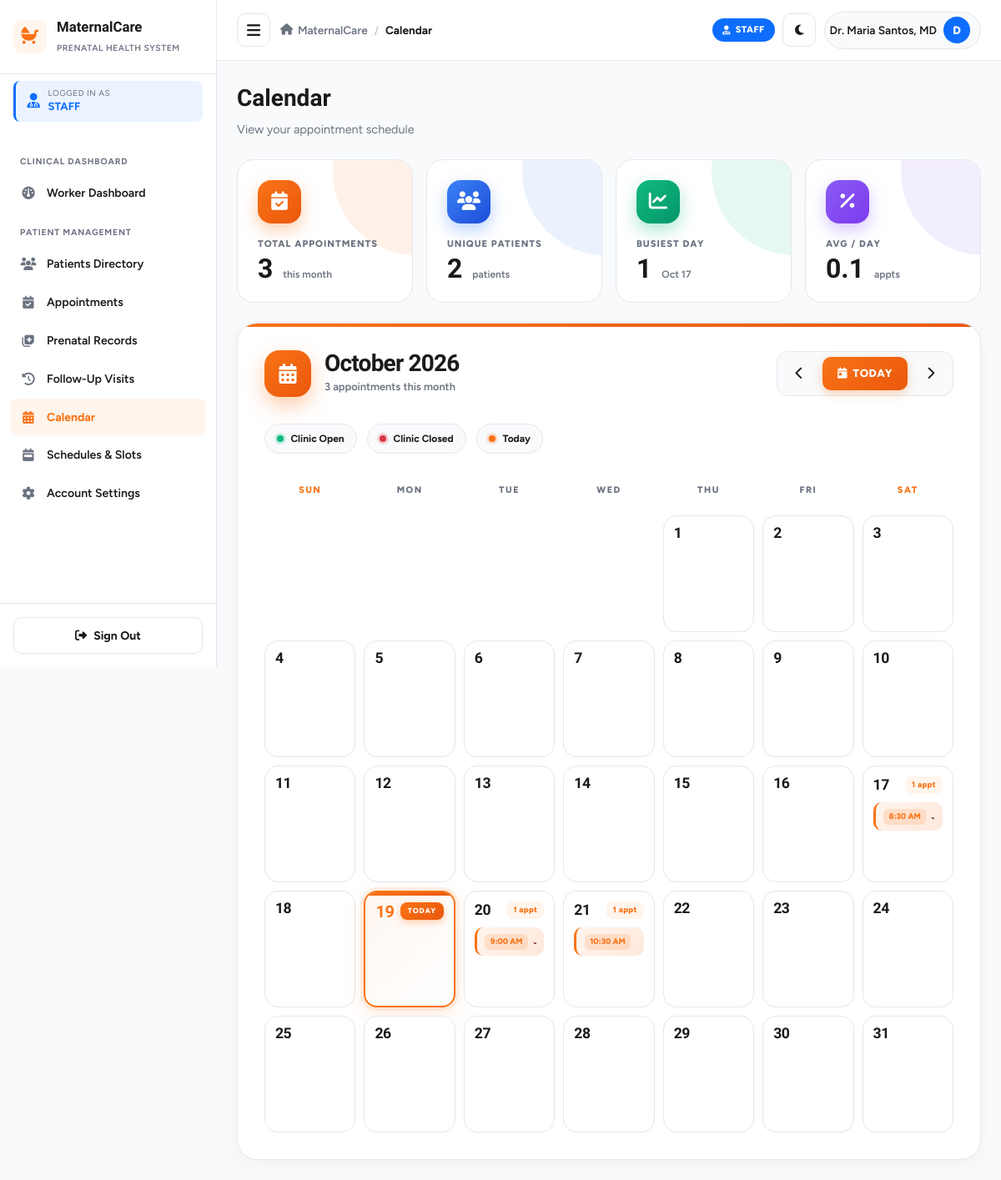
Screenshot of /worker_calendar.php (signed in) with the database file from the repository.
### tables this page shows
CREATE TABLE IF NOT EXISTS `appointments` (
    `id` INT AUTO_INCREMENT PRIMARY KEY,
    `appointment_code` VARCHAR(20) NOT NULL UNIQUE,
    `patient_id` INT NOT NULL,
    `service_id` INT NOT NULL,
    `healthcare_worker_id` INT DEFAULT NULL,
    `appointment_date` DATE NOT NULL,
    `appointment_time` TIME NOT NULL,
    `status` ENUM('pending', 'confirmed', 'completed', 'cancelled', 'missed') NOT NULL DEFAULT 'pending',
    `notes` TEXT DEFAULT NULL,
    `room` VARCHAR(100) DEFAULT NULL,
    `worker_notified` TINYINT(1) NOT NULL DEFAULT 0,
    `worker_confirmed_at` DATETIME DEFAULT NULL,
    `created_at` TIMESTAMP DEFAULT CURRENT_TIMESTAMP,
    `updated_at` TIMESTAMP DEFAULT CURRENT_TIMESTAMP ON UPDATE CURRENT_TIMESTAMP,
    INDEX `idx_appt_date_service` (`appointment_date`, `service_id`, `status`),
    FOREIGN KEY (`patient_id`) REFERENCES `patients`(`id`) ON DELETE CASCADE,
    FOREIGN KEY (`service_id`) REFERENCES `services`(`id`) ON DELETE RESTRICT,
    FOREIGN KEY (`healthcare_worker_id`) REFERENCES `users`(`id`) ON DELETE SET NULL
);

### config.php (called while the page is built, shortened)
<?php
function sanitize($data) {
    return htmlspecialchars(trim((string)$data), ENT_QUOTES, 'UTF-8');
}

### worker_calendar.php (the view, shortened to what this page needs)
<?php
require_once __DIR__ . '/config.php';
$userId = getCurrentUserId();
$currentMonth = (int)($_GET['month'] ?? date('n'));
$currentYear = (int)($_GET['year'] ?? date('Y'));
$firstDayOfMonth = mktime(0, 0, 0, $currentMonth, 1, $currentYear);
$daysInMonth = (int)date('t', $firstDayOfMonth);
$firstWeekday = (int)date('w', $firstDayOfMonth);
$monthName = date('F Y', $firstDayOfMonth);
$prevMonth = $currentMonth - 1;
$prevYear = $currentYear;
$nextMonth = $currentMonth + 1;
$nextYear = $currentYear;
$today = date('Y-m-d');
try {
    $db = getDB();
    $startDate = sprintf('%04d-%02d-01', $currentYear, $currentMonth);
    $endDate = sprintf('%04d-%02d-%02d', $currentYear, $currentMonth, $daysInMonth);
    $stmt = $db->prepare("
        SELECT a.*, s.service_name, u.full_name as patient_name, p.patient_code
        FROM appointments a
        JOIN patients p ON a.patient_id = p.id
        JOIN users u ON p.user_id = u.id
        JOIN services s ON a.service_id = s.id
        WHERE a.appointment_date BETWEEN ? AND ?
        AND (a.healthcare_worker_id = ? OR a.healthcare_worker_id IS NULL)
        ORDER BY a.appointment_date ASC, a.appointment_time ASC
    ");
    $stmt->execute([$startDate, $endDate, $userId]);
    $appointments = $stmt->fetchAll();
    $appointmentsByDate = [];
    foreach ($appointments as $appt) {
        $appointmentsByDate[$appt['appointment_date']][] = $appt;
    }
    $totalAppts = count($appointments);
    $totalPatients = count(array_unique(array_column($appointments, 'patient_id')));
    $busiestDay = 0;
    $busiestDate = '';
    foreach ($appointmentsByDate as $date => $appts) {
        if (count($appts) > $busiestDay) {
            $busiestDay = count($appts);
            $busiestDate = $date;
        }
    }
    $stmt = $db->query("SELECT * FROM schedules");
    $schedules = [];
    while ($row = $stmt->fetch()) {
        $schedules[$row['day_of_week']] = $row;
    }
} catch (Exception $e) {
    die("Calendar error: " . $e->getMessage());
}
include __DIR__ . '/../includes/header.php';
?>
<div class="page-header">
    <div class="page-title">
        <h1>Calendar</h1>
        <p>View your appointment schedule</p>
    </div>
</div>
<div class="modern-stats">
    <div class="stat-card-modern orange">
        <div class="stat-icon-modern"><i class="fa-solid fa-calendar-check"></i></div>
        <div class="stat-label-modern">Total Appointments</div>
        <div class="stat-value-modern"><?php echo $totalAppts; ?> <small>this month</small></div>
    </div>
    <div class="stat-card-modern blue">
        <div class="stat-icon-modern"><i class="fa-solid fa-users"></i></div>
        <div class="stat-label-modern">Unique Patients</div>
        <div class="stat-value-modern"><?php echo $totalPatients; ?> <small>patients</small></div>
    </div>
    <div class="stat-card-modern green">
        <div class="stat-icon-modern"><i class="fa-solid fa-chart-line"></i></div>
        <div class="stat-label-modern">Busiest Day</div>
        <div class="stat-value-modern"><?php echo $busiestDay; ?> <small><?php echo $busiestDate ? date('M j', strtotime($busiestDate)) : 'N/A'; ?></small></div>
    </div>
    <div class="stat-card-modern purple">
        <div class="stat-icon-modern"><i class="fa-solid fa-percent"></i></div>
        <div class="stat-label-modern">Avg / Day</div>
        <div class="stat-value-modern"><?php echo $daysInMonth > 0 ? round($totalAppts / $daysInMonth, 1) : 0; ?> <small>appts</small></div>
    </div>
</div>
<div class="calendar-wrapper-modern">
    <div class="cal-header-modern">
        <div class="cal-title-modern">
            <div class="cal-icon-modern">
                <i class="fa-solid fa-calendar-days"></i>
            </div>
            <div class="cal-title-text-modern">
                <h2><?php echo $monthName; ?></h2>
                <small><?php echo $totalAppts; ?> appointments this month</small>
            </div>
        </div>
        <div class="cal-nav-modern">
            <a href="?month=<?php echo $prevMonth; ?>&year=<?php echo $prevYear; ?>" class="cal-nav-btn-modern" title="Previous Month">
                <i class="fa-solid fa-chevron-left"></i>
            </a>
            <a href="?month=<?php echo date('n'); ?>&year=<?php echo date('Y'); ?>" class="cal-today-btn-modern">
                <i class="fa-solid fa-calendar-day"></i> Today
            </a>
            <a href="?month=<?php echo $nextMonth; ?>&year=<?php echo $nextYear; ?>" class="cal-nav-btn-modern" title="Next Month">
                <i class="fa-solid fa-chevron-right"></i>
            </a>
        </div>
    </div>
    <div class="cal-legend-modern">
        <div class="legend-chip">
            <span class="legend-dot-modern open"></span> Clinic Open
        </div>
        <div class="legend-chip">
            <span class="legend-dot-modern closed"></span> Clinic Closed
        </div>
        <div class="legend-chip">
            <span class="legend-dot-modern today"></span> Today
        </div>
    </div>
    <div class="cal-weekdays-modern">
        <div class="weekday-modern weekend">Sun</div>
        <div class="weekday-modern">Mon</div>
        <div class="weekday-modern">Tue</div>
        <div class="weekday-modern">Wed</div>
        <div class="weekday-modern">Thu</div>
        <div class="weekday-modern">Fri</div>
        <div class="weekday-modern weekend">Sat</div>
    </div>
    <div class="cal-grid-modern">
        <?php
        for ($i = 0; $i < $firstWeekday; $i++) {
            echo '<div class="cal-day-modern empty"></div>';
        }
        for ($day = 1; $day <= $daysInMonth; $day++) {
            $dateStr = sprintf('%04d-%02d-%02d', $currentYear, $currentMonth, $day);
            $dayOfWeek = date('l', strtotime($dateStr));
            $isToday = ($dateStr === $today);
            $dayAppts = $appointmentsByDate[$dateStr] ?? [];
            $apptCount = count($dayAppts);
            $isClosed = isset($schedules[$dayOfWeek]) && !$schedules[$dayOfWeek]['is_active'];
            $classes = 'cal-day-modern';
            if ($isToday) $classes .= ' today';
            if ($apptCount > 0) $classes .= ' has-appts';
            echo '<div class="' . $classes . '">';
            echo '<div class="day-header-modern">';
            echo '<span class="day-num-modern">' . $day . '</span>';
            if ($isToday) {
                echo '<span class="today-chip">Today</span>';
            } elseif ($isClosed && $apptCount === 0) {
                echo '<span class="closed-chip-modern">Closed</span>';
            } elseif ($apptCount > 0) {
                echo '<span class="appt-chip-modern">' . $apptCount . ' appt' . ($apptCount > 1 ? 's' : '') . '</span>';
            }
            echo '</div>';
            if ($apptCount > 0) {
                echo '<div class="appt-list-modern">';
                foreach ($dayAppts as $appt) {
                    $time = date('g:i A', strtotime($appt['appointment_time']));
                    echo '<div class="appt-item-modern" title="' . sanitize($appt['patient_name']) . ' - ' . sanitize($appt['service_name']) . '">';
                    echo '<span class="appt-time-modern">' . $time . '</span>';
                    echo '<span class="appt-name-modern">' . sanitize($appt['patient_name']) . '</span>';
                    echo '</div>';
                }
                echo '</div>';
            }
            echo '</div>';
        }
        ?>
    </div>
</div>
<?php include __DIR__ . '/../includes/footer.php'; ?>

### style.css (style rules this page uses)
:root { --primary: #f97316; --primary-dark: #ea580c; --primary-light: #fff5ed; --success: #10b981; --warning: #f59e0b; --danger: #dc3545; --info: #0d6efd; --bg-body: #f8fafc; --surface: #ffffff; --text-dark: #1a1a1a; --text-muted: #6b7280; --border-color: #e5e7eb; --radius-sm: 8px; --radius-md: 12px; --radius-lg: 16px; --shadow-sm: 0 1px 3px rgba(0, 0, 0, 0.05); --shadow-md: 0 4px 12px rgba(0, 0, 0, 0.08); --shadow-lg: 0 10px 30px rgba(0, 0, 0, 0.12); --transition: all 0.25s ease; --sidebar-width: 260px; }
* { margin: 0; padding: 0; box-sizing: border-box; }
html, body { max-width: 100%; overflow-x: hidden; }
body { font-family: 'Figtree', -apple-system, BlinkMacSystemFont, 'Segoe UI', sans-serif; background: var(--bg-body); color: var(--text-dark); line-height: 1.5; font-size: 15px; transition: background 0.3s ease, color 0.3s ease; }
h1, h2, h3, h4, h5, h6 { font-family: 'Bricolage Grotesque', 'Figtree', sans-serif; font-weight: 700; color: var(--text-dark); }
a { color: inherit; text-decoration: none; }
.page-header { display: flex; justify-content: space-between; align-items: flex-start; gap: 1rem; margin-bottom: 1.5rem; flex-wrap: wrap; }
.page-header h1 { font-size: 1.75rem; margin-bottom: 0.35rem; }
.page-header p { color: var(--text-muted); font-size: 0.9rem; }

### rows the page displays
appointments: appointment_time "8:30 AM"
appointments: appointment_time "9:00 AM"
appointments: appointment_time "10:30 AM"

### other values shown
$role['label'] "STAFF"
$item['section'] "CLINICAL DASHBOARD"
$item['label'] "Worker Dashboard"
$item['section'] "PATIENT MANAGEMENT"
$item['label'] "Patients Directory"
$item['label'] "Appointments"
$item['label'] "Prenatal Records"
$item['label'] "Follow-Up Visits"
$item['label'] "Calendar"
$item['label'] "Schedules & Slots"
$item['label'] "Account Settings"
$pageTitle "Calendar"
$currentName "Dr. Maria Santos, MD"
$userInitial "D"
$totalAppts "3"
